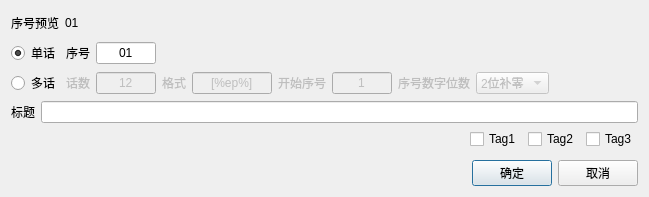
<?xml version="1.0" encoding="UTF-8"?>
<ui version="4.0">
 <class>AnimeEpisodeNewDialog</class>
 <widget class="QDialog" name="AnimeEpisodeNewDialog">
  <property name="geometry">
   <rect>
    <x>0</x>
    <y>0</y>
    <width>649</width>
    <height>197</height>
   </rect>
  </property>
  <property name="windowTitle">
   <string>新增话</string>
  </property>
  <layout class="QVBoxLayout" name="verticalLayout" stretch="0,0,0,0,0,0,0">
   <item>
    <layout class="QHBoxLayout" name="hLayout_EpisodePreview" stretch="0,1">
     <item>
      <widget class="QLabel" name="label_EpisodePreviewText">
       <property name="frameShape">
        <enum>QFrame::NoFrame</enum>
       </property>
       <property name="text">
        <string>序号预览</string>
       </property>
      </widget>
     </item>
     <item>
      <widget class="QLabel" name="label_EpisodePreview">
       <property name="frameShape">
        <enum>QFrame::NoFrame</enum>
       </property>
       <property name="text">
        <string>01</string>
       </property>
      </widget>
     </item>
    </layout>
   </item>
   <item>
    <layout class="QHBoxLayout" name="hLayout_Episode">
     <item>
      <widget class="QRadioButton" name="radioButton_OneEpisode">
       <property name="text">
        <string>单话</string>
       </property>
       <property name="checked">
        <bool>true</bool>
       </property>
       <attribute name="buttonGroup">
        <string notr="true">buttonGroup_Episode</string>
       </attribute>
      </widget>
     </item>
     <item>
      <widget class="QLabel" name="label_Episode">
       <property name="text">
        <string>序号</string>
       </property>
      </widget>
     </item>
     <item>
      <widget class="QLineEdit" name="lineEdit_Episode">
       <property name="minimumSize">
        <size>
         <width>60</width>
         <height>0</height>
        </size>
       </property>
       <property name="maximumSize">
        <size>
         <width>60</width>
         <height>16777215</height>
        </size>
       </property>
       <property name="text">
        <string>01</string>
       </property>
       <property name="alignment">
        <set>Qt::AlignCenter</set>
       </property>
       <property name="clearButtonEnabled">
        <bool>false</bool>
       </property>
      </widget>
     </item>
     <item>
      <spacer name="hSpacer_Episode">
       <property name="orientation">
        <enum>Qt::Horizontal</enum>
       </property>
       <property name="sizeHint" stdset="0">
        <size>
         <width>40</width>
         <height>20</height>
        </size>
       </property>
      </spacer>
     </item>
    </layout>
   </item>
   <item>
    <layout class="QHBoxLayout" name="hLayout_MoreEpisode">
     <item>
      <widget class="QRadioButton" name="radioButton_MoreEpisode">
       <property name="text">
        <string>多话</string>
       </property>
       <attribute name="buttonGroup">
        <string notr="true">buttonGroup_Episode</string>
       </attribute>
      </widget>
     </item>
     <item>
      <widget class="QLabel" name="label_EpisodeCount">
       <property name="enabled">
        <bool>false</bool>
       </property>
       <property name="text">
        <string>话数</string>
       </property>
      </widget>
     </item>
     <item>
      <widget class="QLineEdit" name="lineEdit_EpisodeCount">
       <property name="enabled">
        <bool>false</bool>
       </property>
       <property name="minimumSize">
        <size>
         <width>60</width>
         <height>0</height>
        </size>
       </property>
       <property name="maximumSize">
        <size>
         <width>60</width>
         <height>16777215</height>
        </size>
       </property>
       <property name="text">
        <string>12</string>
       </property>
       <property name="alignment">
        <set>Qt::AlignCenter</set>
       </property>
       <property name="clearButtonEnabled">
        <bool>false</bool>
       </property>
      </widget>
     </item>
     <item>
      <widget class="QLabel" name="label_EpisodeFormat">
       <property name="enabled">
        <bool>false</bool>
       </property>
       <property name="text">
        <string>格式</string>
       </property>
      </widget>
     </item>
     <item>
      <widget class="QLineEdit" name="lineEdit_EpisodeFormat">
       <property name="enabled">
        <bool>false</bool>
       </property>
       <property name="minimumSize">
        <size>
         <width>80</width>
         <height>0</height>
        </size>
       </property>
       <property name="maximumSize">
        <size>
         <width>80</width>
         <height>16777215</height>
        </size>
       </property>
       <property name="toolTip">
        <string>[%ep%]代表序号数字部分</string>
       </property>
       <property name="text">
        <string>[%ep%]</string>
       </property>
       <property name="alignment">
        <set>Qt::AlignCenter</set>
       </property>
       <property name="clearButtonEnabled">
        <bool>false</bool>
       </property>
      </widget>
     </item>
     <item>
      <widget class="QLabel" name="label_EpisodeBegin">
       <property name="enabled">
        <bool>false</bool>
       </property>
       <property name="text">
        <string>开始序号</string>
       </property>
      </widget>
     </item>
     <item>
      <widget class="QLineEdit" name="lineEdit_EpisodeBegin">
       <property name="enabled">
        <bool>false</bool>
       </property>
       <property name="minimumSize">
        <size>
         <width>60</width>
         <height>0</height>
        </size>
       </property>
       <property name="maximumSize">
        <size>
         <width>60</width>
         <height>16777215</height>
        </size>
       </property>
       <property name="text">
        <string>1</string>
       </property>
       <property name="alignment">
        <set>Qt::AlignCenter</set>
       </property>
       <property name="clearButtonEnabled">
        <bool>false</bool>
       </property>
      </widget>
     </item>
     <item>
      <widget class="QLabel" name="label_EpisodeFillZeroNum">
       <property name="enabled">
        <bool>false</bool>
       </property>
       <property name="text">
        <string>序号数字位数</string>
       </property>
      </widget>
     </item>
     <item>
      <widget class="QComboBox" name="comboBox_EpisodeFillZeroNum">
       <property name="enabled">
        <bool>false</bool>
       </property>
       <property name="currentIndex">
        <number>1</number>
       </property>
       <item>
        <property name="text">
         <string>不补零</string>
        </property>
       </item>
       <item>
        <property name="text">
         <string>2位补零</string>
        </property>
       </item>
       <item>
        <property name="text">
         <string>3位补零</string>
        </property>
       </item>
       <item>
        <property name="text">
         <string>4位补零</string>
        </property>
       </item>
      </widget>
     </item>
     <item>
      <spacer name="hSpacer_MoreEpisode">
       <property name="orientation">
        <enum>Qt::Horizontal</enum>
       </property>
       <property name="sizeHint" stdset="0">
        <size>
         <width>40</width>
         <height>20</height>
        </size>
       </property>
      </spacer>
     </item>
    </layout>
   </item>
   <item>
    <layout class="QHBoxLayout" name="hLayout_Title">
     <item>
      <widget class="QLabel" name="label_Title">
       <property name="text">
        <string>标题</string>
       </property>
      </widget>
     </item>
     <item>
      <widget class="QLineEdit" name="lineEdit_Title">
       <property name="clearButtonEnabled">
        <bool>true</bool>
       </property>
      </widget>
     </item>
    </layout>
   </item>
   <item>
    <layout class="QHBoxLayout" name="hLayout_ABC">
     <item>
      <spacer name="hSpacer_ABC">
       <property name="orientation">
        <enum>Qt::Horizontal</enum>
       </property>
       <property name="sizeHint" stdset="0">
        <size>
         <width>40</width>
         <height>20</height>
        </size>
       </property>
      </spacer>
     </item>
     <item>
      <widget class="QCheckBox" name="checkBox_Tag1">
       <property name="text">
        <string>Tag1</string>
       </property>
      </widget>
     </item>
     <item>
      <widget class="QCheckBox" name="checkBox_Tag2">
       <property name="text">
        <string>Tag2</string>
       </property>
      </widget>
     </item>
     <item>
      <widget class="QCheckBox" name="checkBox_Tag3">
       <property name="text">
        <string>Tag3</string>
       </property>
      </widget>
     </item>
    </layout>
   </item>
   <item>
    <spacer name="verticalSpacer">
     <property name="orientation">
      <enum>Qt::Vertical</enum>
     </property>
     <property name="sizeType">
      <enum>QSizePolicy::Fixed</enum>
     </property>
     <property name="sizeHint" stdset="0">
      <size>
       <width>20</width>
       <height>5</height>
      </size>
     </property>
    </spacer>
   </item>
   <item>
    <layout class="QHBoxLayout" name="hLayout_OkCancel">
     <item>
      <spacer name="hSpacer_OkCancel">
       <property name="orientation">
        <enum>Qt::Horizontal</enum>
       </property>
       <property name="sizeHint" stdset="0">
        <size>
         <width>40</width>
         <height>20</height>
        </size>
       </property>
      </spacer>
     </item>
     <item>
      <widget class="QPushButton" name="pushButton_Ok">
       <property name="text">
        <string>确定</string>
       </property>
      </widget>
     </item>
     <item>
      <widget class="QPushButton" name="pushButton_Cancel">
       <property name="text">
        <string>取消</string>
       </property>
      </widget>
     </item>
    </layout>
   </item>
  </layout>
 </widget>
 <resources/>
 <connections/>
 <buttongroups>
  <buttongroup name="buttonGroup_Episode"/>
 </buttongroups>
</ui>
